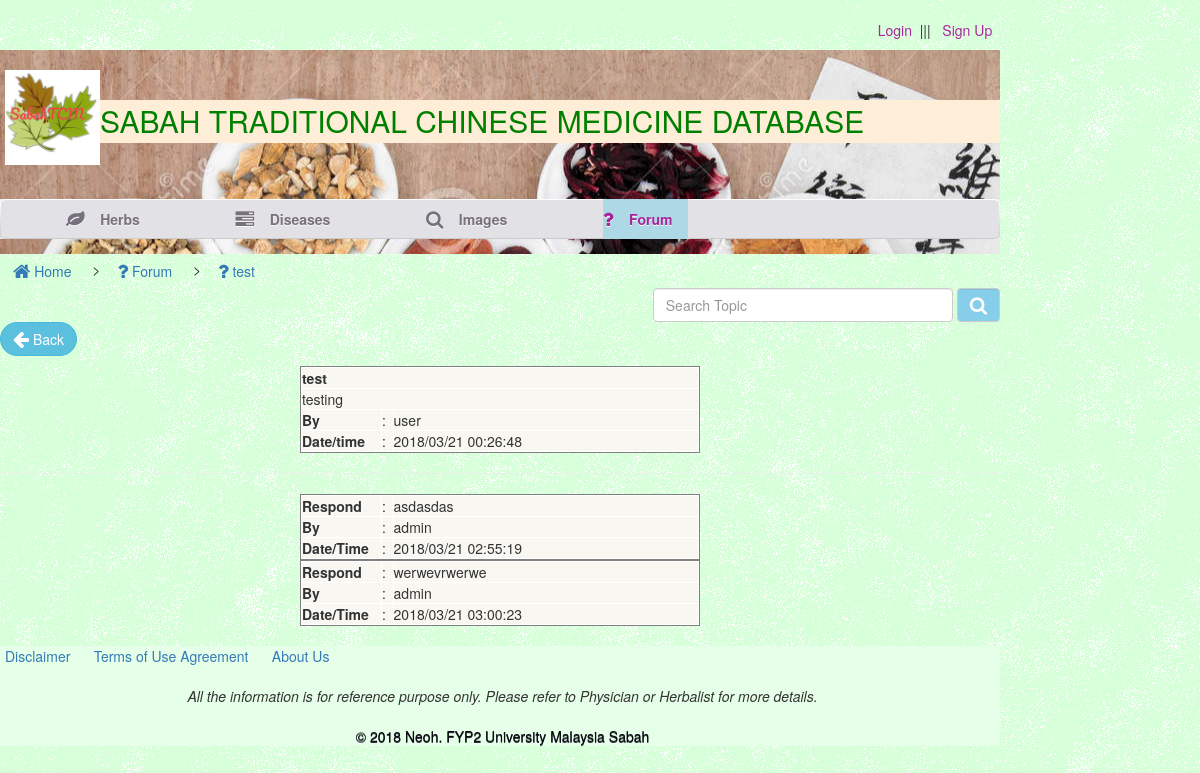
The page /lang/en/topic_view.php?id=6 on the database its author committed.
### tables this page shows
CREATE TABLE `topic` (
  `topic_id` int(3) NOT NULL,
  `topic` varchar(100) NOT NULL,
  `topic_details` text NOT NULL,
  `user_id` int(3) NOT NULL,
  `category` varchar(50) NOT NULL,
  `time_topic` varchar(25) NOT NULL,
  `reply` int(3) NOT NULL DEFAULT '0',
  `latest_reply_time` varchar(25) NOT NULL
);

CREATE TABLE `user` (
  `user_id` int(3) NOT NULL,
  `username` varchar(20) NOT NULL,
  `password` varchar(20) NOT NULL,
  `email` varchar(50) NOT NULL,
  `isAdmin` tinyint(1) DEFAULT NULL
);

CREATE TABLE `comment` (
  `comment_id` int(3) NOT NULL,
  `topic_id` int(3) NOT NULL,
  `user_id` int(3) NOT NULL,
  `comment` text NOT NULL,
  `category` varchar(50) NOT NULL,
  `time_comment` varchar(25) NOT NULL
);

### lang/en/topic_view.php (the view, shortened to what this page needs)
<!DOCTYPE html>
<html>
<head>
	<?php
		include("menu.php");
		$id=$_GET['id'];
		$catch_topic=mysqli_query($conn,"SELECT topic FROM topic WHERE topic_id='$id'")or die(mysqli_error($conn));
		while($catch=mysqli_fetch_assoc($catch_topic)){
			$topic=$catch['topic'];
		}
	?>
</head>
<body>
	<div id="breadcrumb">
		<a class="btn btn-home" href="index.php"><i class="icon-home icon-large"></i>&nbsp;Home</a>&nbsp;&nbsp;>
		<a class="btn btn-home" href="forum.php"><i class="icon-question icon-large"></i>&nbsp;Forum</a>&nbsp;&nbsp;>
		<a class="btn btn-home" href="topic_view.php?id=<?php echo $id;?>"><i class="icon-question icon-large"></i>&nbsp;<?php echo $topic;?></a>&nbsp;&nbsp;
	</div>
	<div>
		<form style="text-align: right;" class="form-inline" action="search_forum.php" method="post">
			<div class="form-group">
				<input style="width:300px" type="text" data-toggle="tooltip" data-placement="right" class="form-control" name="search_topic" placeholder="Search Topic" title="Search Related Topic">
				<button style="background-color:skyblue;" class="form-control" type="submit" name="submit" value="submit"><i style="color:white;" class="icon-search icon-large"></i></button>
			</div>
		</form>
	</div>
	<div id="body">
		<div class="sidebar">
			<p><a href="topic.php?category=<?php echo $_SESSION['category'];?>" class="btn btn-info"><i class="icon-arrow-left icon-large"></i>&nbsp;Back</a></p>
		</div>
		<div class="content" style="margin-right: 15%">
			<?php
				$question_show=mysqli_query($conn,"SELECT * FROM topic WHERE topic_id='$id'")or die(mysqli_error($conn));
				while($data=mysqli_fetch_array($question_show)){
					$topic=$data['topic'];
					$topic_user_id=$data['user_id'];
					$topic_details=$data['topic_details'];
					$topic_time=$data['time_topic'];
					$topic_user_show=mysqli_query($conn,"SELECT username FROM user WHERE user_id='$topic_user_id' ")or die(mysqli_error($conn));
					while($catch1=mysqli_fetch_assoc($topic_user_show)){
						$topic_user=$catch1['username'];
					}
				}
			?>
			<table width="400" border="1" align="center" cellpadding="0" cellspacing="1" bg
			color="#CCCCCC">
				<tr>
					<td><table width="100%" border="1" bordercolor="#FFFFFF" cellpadding="3" cellspacing="1"
					bordercolor="1" bgcolor="#FFFFFF">
						<col width='80'>
						<tr>
							<td colspan=3 bgcolor="#F8F7F1"><strong><?php echo $topic;?></strong></td>
						</tr>
						<tr>
							<td colspan=3 bgcolor="#F8F7F1"><?php echo $topic_details;?></td>
						</tr>
						<tr>
							<td bgcolor="#F8F7F1"><strong>By</strong></td>
							<td bgcolor="#F8F7F1">:</td>
							<td bgcolor="#F8F7F1"><?php echo $topic_user;?></td>
						</tr>
						<tr>
							<td bgcolor="#F8F7F1"><strong>Date/time</td>
							<td bgcolor="#F8F7F1">:</td>
							<td bgcolor="#F8F7F1"></strong><?php echo $topic_time;?></td>
						</tr>
					</table></td>
				</tr>
			</table>
			<hr>
			<?php
				$comment_show=mysqli_query($conn,"SELECT * FROM comment WHERE topic_id='$id' ")or die(mysqli_error($conn));
				while($data1=mysqli_fetch_array($comment_show)){
					$comment_user_id=$data1['user_id'];
					$comment=$data1['comment'];
					$comment_time=$data1['time_comment'];
					$comment_user_show=mysqli_query($conn,"SELECT username FROM user WHERE user_id='$comment_user_id' ")or die(mysqli_error($conn));
					while($catch2=mysqli_fetch_assoc($comment_user_show)){
						$comment_user=$catch2['username'];
					}
			?>
					<table width="400" border="1" align="center" cellpadding="0" cellspacing="1" bg
					color="#CCCCCC">
						<tr>
							<td><table width="100%" border="1" cellpadding="3" bordercolor="#FFFFFF" cellspacing="1" bgcolor="#FFFFFF">
								<tr>
									<col width='80'>
									<td bgcolor="#F8F7F1"><strong>Respond</strong></td>
									<td bgcolor="#F8F7F1">:</td>
									<td bgcolor="#F8F7F1"><?php echo $comment;?></td>
								</tr>
								<tr>
									<td bgcolor="#F8F7F1"><strong>By</strong></td>
									<td bgcolor="#F8F7F1">:</td>
									<td bgcolor="#F8F7F1"><?php echo $comment_user; ?></td>
								</tr>
								<tr>
									<td bgcolor="#F8F7F1"><strong>Date/Time</strong></td>
									<td bgcolor="#F8F7F1">:</td>
									<td bgcolor="#F8F7F1"><?php echo $comment_time;?></td>
								</tr>
							</table></td>
						</tr>
					</table>
			<?php
				}
			?>
		</div>
	</div>
	<?php
		include ("footer.php");
	?>
</body>
</html>

### css/docs.css (style rules this page uses)
.btn { border-radius: 25px !important; }
body { background: url(../img/grid_noise.png); position: relative; }

### css/style.css (style rules this page uses)
html { overflow-y: scroll; }
body { background: url(../images/bg.png) repeat; position: absolute; margin: 0; min-width: 1000px; padding: 0; }
a { outline: none; }
p a { color: #A8279D; }
#body { width: 100%; }
#body div, div.body div { background: none; margin: 0 auto; overflow: hidden; width: 1000px; }

### rows shown on the page
topic: topic "test", topic_details "testing", time_topic "2018/03/21 00:26:48"
user: username "user"
comment: comment "asdasdas", user.username "admin", time_comment "2018/03/21 02:55:19"
comment: comment "werwevrwerwe", user.username "admin", time_comment "2018/03/21 03:00:23"
